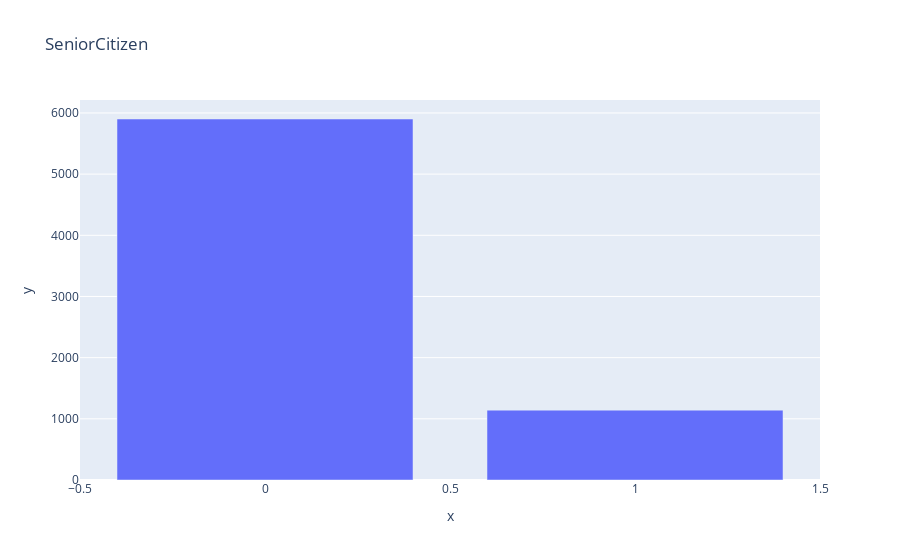

Notebook cell for this chart:
### Code cell
cat_counts = df[cat_cols[1]].value_counts()
px.bar(x=cat_counts.index, y=cat_counts.values, title=cat_cols[1])

### Figure 1 — Plotly figure (JSON) as saved in the notebook; plotly's stock layout.template omitted (floating-point values rounded to 4 significant figures)
{"data": [{"hovertemplate": "x=%{x}<br>y=%{y}<extra></extra>", "legendgroup": "", "marker": {"color": "#636efa", "pattern": {"shape": ""}}, "name": "", "orientation": "v", "showlegend": false, "textposition": "auto", "type": "bar", "x": [0, 1], "xaxis": "x", "y": [5901, 1142], "yaxis": "y"}], "layout": {"barmode": "relative", "legend": {"tracegroupgap": 0}, "title": {"text": "SeniorCitizen"}, "xaxis": {"anchor": "y", "domain": [0, 1], "title": {"text": "x"}}, "yaxis": {"anchor": "x", "domain": [0, 1], "title": {"text": "y"}}}}
